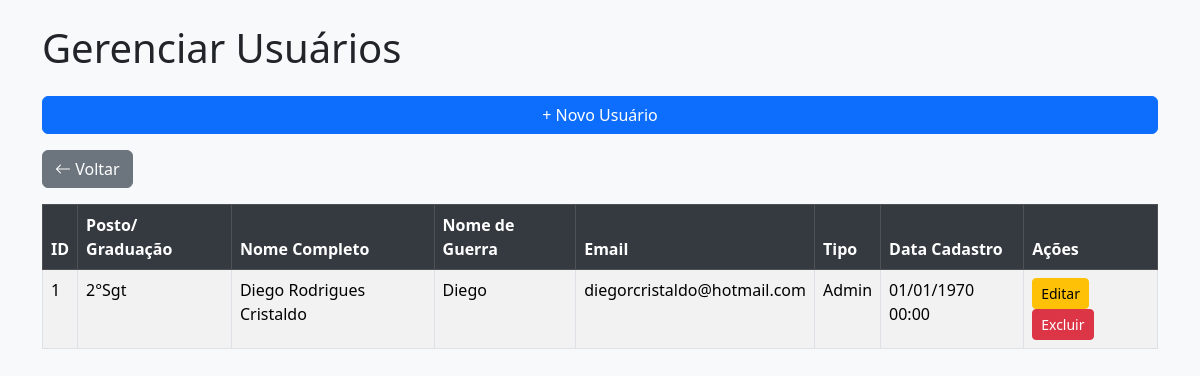
/usuarios.php (signed in), run on the app's committed database.
### tables this page shows
CREATE TABLE usuarios (
    id INT AUTO_INCREMENT PRIMARY KEY,
    nome VARCHAR(100),
    email VARCHAR(100) UNIQUE,
    senha VARCHAR(255),
    tipo ENUM('admin', 'tecnico', 'usuario') DEFAULT 'usuario',
    posto_graduacao VARCHAR(10),
    nome_guerra VARCHAR(20),
    data_cadastro DATETIME
);

### usuarios.php (the view, shortened to what this page needs)
<?php
require_once 'includes/db.php';
$result = $conn->query("SELECT * FROM usuarios ORDER BY id DESC");
$usuarios = $result->fetch_all(MYSQLI_ASSOC);
$patentes = [
    "cel" => "Cel",
    "tc" => "TC",
    "maj" => "Maj",
    "cap" => "Cap",
    "1ten" => "1°Ten",
    "2ten" => "2°Ten",
    "asp" => "Asp",
    "s_ten" => "S Ten",
    "1sgt" => "1°Sgt",
    "2sgt" => "2°Sgt",
    "3sgt" => "3°Sgt",
    "cb" => "Cb",
    "sd_ep" => "Sd EP",
    "sd_ev" => "Sd EV"
];
require 'header.php';
?>
</head>
<body class="bg-light">
<div class="container mt-4">
    <h1 class="mb-4">Gerenciar Usuários</h1>
    <button class="btn btn-primary mb-3" data-bs-toggle="modal" data-bs-target="#modalCriar">+ Novo Usuário</button>
    <div class="mb-3">
        <a href="index.php" class="btn btn-secondary">
            <i class="bi bi-arrow-left"></i> Voltar
        </a>
    </div>
    <div class="table-responsive">
        <table class="table table-bordered table-striped table-hover">
            <thead class="table-dark">
                <tr>
                    <th>ID</th>
                    <th>Posto/ Graduação</th>
                    <th>Nome Completo</th>
                    <th>Nome de Guerra</th>
                    <th>Email</th>
                    <th>Tipo</th>
                    <th>Data Cadastro</th>
                    <th>Ações</th>
                </tr>
            </thead>
            <tbody>
                <?php foreach ($usuarios as $u): ?>
                <tr>
                    <td><?= $u['id'] ?></td>
                    <td><?= htmlspecialchars($patentes[$u['posto_graduacao']] ?? $u['posto_graduacao']) ?></td>                    <td><?= htmlspecialchars($u['nome']) ?></td>
                    <td><?= htmlspecialchars($u['nome_guerra']) ?></td>
                    <td><?= htmlspecialchars($u['email']) ?></td>
                    <td><?= ucfirst($u['tipo']) ?></td>
                    <td><?= date('d/m/Y H:i', strtotime($u['data_cadastro'])) ?></td>
                    <td>
                        <button class="btn btn-sm btn-warning" data-bs-toggle="modal" data-bs-target="#modalEditar<?= $u['id'] ?>">Editar</button>
                        <a href="usuarios.php?excluir=<?= $u['id'] ?>" class="btn btn-sm btn-danger" onclick="return confirm('Excluir este usuário?')">Excluir</a>
                    </td>
                </tr>
                <?php endforeach; ?>
            </tbody>
        </table>
    </div>
</div>
</body>
</html>

### assets/style.css (style rules this page uses)
body { background-color: #f8f9fa; min-height: 100vh; }
.btn-primary { width: 100%; }
.table th { background-color: #343a40; color: white; }
.table-responsive { max-height: 400px; }

### data on the page
usuarios: id "1", posto_graduacao "2°Sgt", nome "Diego Rodrigues Cristaldo", nome_guerra "Diego", email "diegorcristaldo@hotmail.com", tipo "Admin", data_cadastro "01/01/1970 00:00"
